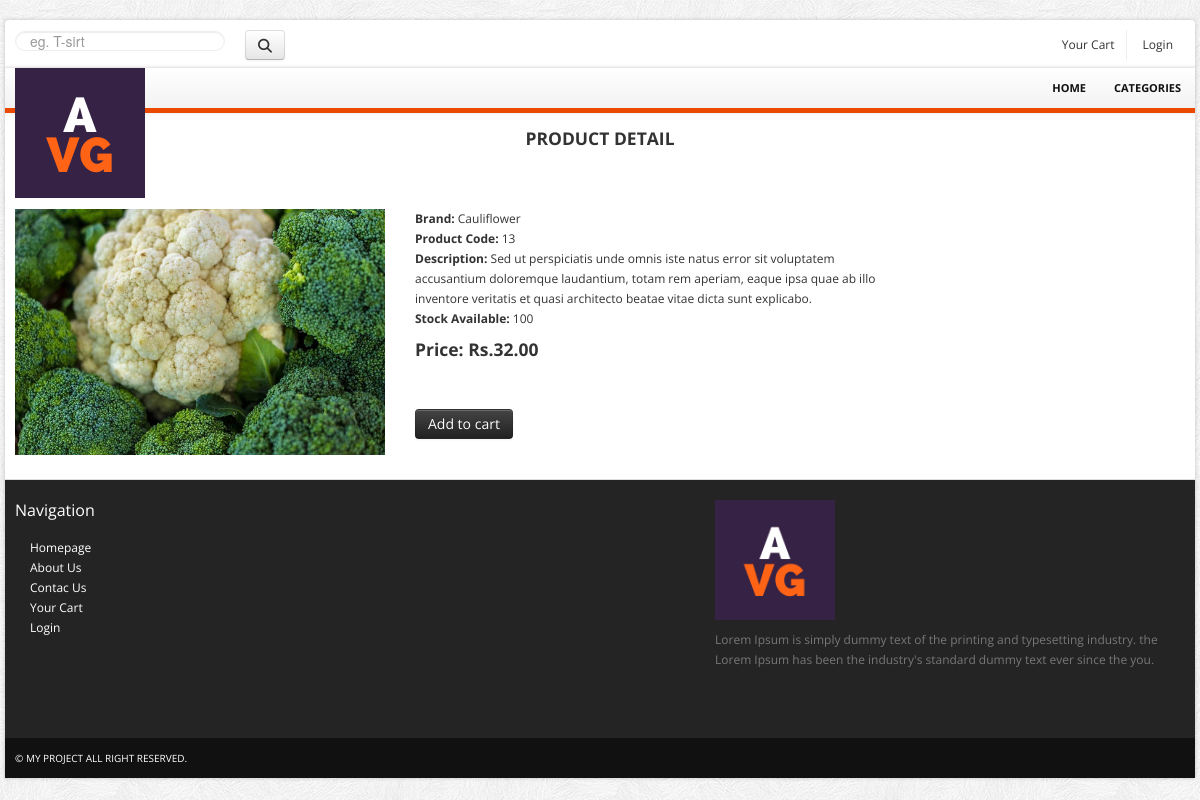
The app's page /products/vegetables/cauliflower/ with its own data.
### ecommerceapp/models.py (models this page shows, shortened)
class Product(models.Model):
    name = models.CharField(max_length=250, unique=True)
    slug = models.SlugField(max_length=250, unique=True)
    desc = models.TextField(blank=True)
    img = models.ImageField(upload_to='product', blank=True)
    category=models.ForeignKey(Category, on_delete=models.CASCADE)
    price=models.DecimalField(max_digits=10, decimal_places=2)
    stock=models.IntegerField()
    available=models.BooleanField(default=True)
    created=models.DateTimeField(auto_created=True)
    updated=models.DateTimeField(auto_now=True)
    class Meta:
        ordering=('name',)
        verbose_name='product'
        verbose_name_plural='products'

### ecommerceapp/views.py (the view)
# urls.py: path('<slug:c_slug>/<slug:p_slug>/',views.procatdetail, name='procatdetail')
def procatdetail(request,c_slug,p_slug):
    try:
        product=Product.objects.get(category__slug=c_slug,slug=p_slug)
    except Exception as e:
        raise e
    return render(request,'product_detail.html',{'product':product})

### cartapp/context_processors.py (called while the page is built)
def counter(request):
    item_count=0
    if 'admin' in request.path:
        return {}
    else:
        try:
            cart=Cart.objects.filter(cart_id=_cart_id(request))
            cart_items=CartItem.objects.all().filter(cart=cart[:1])
            for cart_item in cart_items:
                item_count += cart_item.quantity
        except Cart.DoesNotExist:
            item_count=0
        return dict(item_count=item_count)

### cartapp/views.py (called while the page is built)
def _cart_id(request):
    cart=request.session.session_key
    if not cart:
        cart=request.session.create()
    return cart

### ecommerceapp/context_processors.py (called while the page is built)
def cat_link(request):
    links=Category.objects.all()
    return dict(links=links)

### ecommerceapp/models.py (called while the page is built)
    def get_url(self):
        return reverse('ecommerceapp:product_by_category', args=[self.slug])

### templates/product_detail.html (shortened to what this page needs)
{% load static %}
<!DOCTYPE html>
<html lang="en">
	<head>
		<link href="{% static 'bootstrap/css/bootstrap.min.css'%}" rel="stylesheet">
		<link href="{% static 'bootstrap/css/bootstrap-responsive.min.css'%}" rel="stylesheet">
		<link href="{% static 'themes/css/bootstrappage.css'%}" rel="stylesheet"/>
		<link href="{% static 'themes/css/main.css'%}" rel="stylesheet"/>
		<link href="{% static 'themes/css/jquery.fancybox.css'%}" rel="stylesheet"/>
	</head>
    <body>
		<div id="top-bar" class="container">
			<div class="row">
				<div class="span3">
					<form method="get" action="{% url 'searchapp:SearchResult'%}" class="search_form">
						<input type="text" class="input-block-level search-query span3" Placeholder="eg. T-sirt" name="q">
						<button class="btn btn-outline-success my-2 my-sm-0 account pull-right" type="submit"><i class="fas fa-search"></i></button>
					</form>
				</div>
				<div class="span9">
					<div class="account pull-right">
						<ul class="user-menu">
							<li><a href="{% url 'cartapp:cart_detail'%}">Your Cart {% if item_count > 0 %}<i class="fas fa-shopping-cart">{{item_count}}</i>{% endif %}</a></li>
							{% if user.is_authenticated %}
							<li>{{user.first_name}} {{user.last_name}}</li>
							<li><a href="{% url 'registerapp:logout' %}">Logout</a></li>
							{% else %}
							<li><a href="{% url 'registerapp:register'%}">Login</a></li>
							{% endif %}
						</ul>
					</div>
				</div>
			</div>
		</div>
		<div id="wrapper" class="container">
			<section class="navbar main-menu">
				<div class="navbar-inner main-menu">
					<a href="" class="logo pull-left"><img src="{% static 'themes/images/logo.png" class="site_logo" alt=""></a>
					<nav id="menu" class="pull-right">
						<ul>
							<li><a href="{% url 'ecommerceapp:AllProCat'%}">Home</a>
							</li>
							<li><a href="">Categories</a>
							</li>
						</ul>
					</nav>
				</div>
			</section>
			<section class="header_text sub">
				<h4><span>Product Detail</span></h4>
			</section>
			<section class="main-content">
				<div class="row">
					<div class="span9">
						<div class="row">
							<div class="span4">
								<img alt="" src="{{product.img.url}}">
							</div>
							<div class="span5">
								<address>
									<strong>Brand:</strong> <span>{{product.name}}</span><br>
									<strong>Product Code:</strong> <span>{{product.id}}</span><br>
									<strong>Description:</strong> <span>{{product.desc}}</span><br>
									{% if product.stock <= 0 %}
									<h4><strong>Out of stock</strong></h4><br>
									{% else %}
									<strong>Stock Available:</strong> <span>{{product.stock}}</span><br>
								<h4><strong>Price: Rs.{{product.price}}</strong></h4>
								</address>
							</div>
							<div class="span5">
								<form class="form-inline">
									<p>&nbsp;</p>
									<a href="{% url 'cartapp:add_cart' product.id %}" class="btn btn-inverse">Add to cart</a>
									{% endif %}
								</form>
							</div>
						</div>
					</div>
				</div>
			</section>
			<section id="footer-bar">
				<div class="row">
					<div class="span3">
						<h4>Navigation</h4>
						<ul class="nav">
							<li><a href="./index.html">Homepage</a></li>
							<li><a href="./about.html">About Us</a></li>
							<li><a href="./contact.html">Contac Us</a></li>
							<li><a href="./cart.html">Your Cart</a></li>
							<li><a href="./register.html">Login</a></li>
						</ul>
					</div>
					<div class="span4">
					</div>
					<div class="span5">
						<p class="logo"><img src="{% static 'themes/images/logo.png'%}" class="site_logo" alt=""></p>
						<p>Lorem Ipsum is simply dummy text of the printing and typesetting industry. the  Lorem Ipsum has been the industry's standard dummy text ever since the you.</p>
						<br/>
						<span class="social_icons">
							<a class="facebook" href="#">Facebook</a>
							<a class="twitter" href="#">Twitter</a>
							<a class="skype" href="#">Skype</a>
							<a class="vimeo" href="#">Vimeo</a>
						</span>
					</div>
				</div>
			</section>
			<section id="copyright">
				<span>&copy; My Project All right reserved.</span>
			</section>
		</div>
    </body>
</html>

### static/themes/css/main.css (style rules this page uses)
body { font-size: 12px; font-family: 'Open Sans', arial, tahoma, sans-serif; background:url(../images/bg.png) repeat 0 0 fixed; }
label, input, button, select, textarea { font-size: 12px; }
ul li a,a { color:#333; outline:0; -webkit-transition: all 0.2s linear; -moz-transition: all 0.2s linear; -o-transition: all 0.2s linear; -ms-transition: all 0.2s linear; transition: all 0.2s linear; }
a { color:#eb4800; }
#wrapper,#top-bar { background: #fff; margin: 20px auto 20px auto; box-shadow: 0px 0px 4px 0px rgba(0, 0, 0, 0.2); -moz-box-shadow: 0px 0px 4px 0px rgba(0, 0, 0, 0.2); -webkit-box-shadow: 0px 0px 4px 0px rgba(0, 0, 0, 0.2); padding:0px 10px; }
section.homepage-slider, section.navbar, section.google_map, section#footer-bar, section#copyright { margin-left: -10px; margin-right: -10px; }
section.header_text { background:url(../images/bg_h.png) no-repeat bottom; text-align:center; padding:15px 0 20px 0; font-size:16px; line-height:30px; border-bottom:1px solid #fff; }
section.header_text.sub { font-size:14px; margin-bottom:40px; }
section.header_text.sub h4 { text-transform:uppercase; margin:0; }
#top-bar { background-color:#fff; padding:10px; margin: 20px auto -22px auto; -webkit-border-radius: 4px; -moz-border-radius: 4px; border-radius: 4px; }
#top-bar .user-menu { margin: 0; padding: 0; list-style: none; }
#top-bar .user-menu li { display: inline-block; *display: inline; zoom: 1; border-right: 1px solid #eee; padding: 5px 12px; }
#top-bar .user-menu li:last-child { border-right:0; }
section#footer-bar, section#copyright { padding:10px 10px; }
section#footer-bar { margin-top:20px; padding-top:10px; background-color:#242424; border-top:1px solid #ddd; color:#777; }
section#footer-bar p.logo { margin-top:10px; width:120px; }
section#footer-bar a { text-indent:15px; color:#fff; }
section#footer-bar .nav a { background: url(../images/trigger_right.png) no-repeat 5px 7px; }
section#footer-bar h4 { padding: 0; font-size: 16px; color: #fff; font-weight:normal; margin: 10px 0 18px; }
section#footer-bar .social_icons a { display: block; float: left; width: 29px; height: 28px; text-indent: -9999px; background-image: url(../images/social-icons.png); background-repeat: no-repeat; margin-right: 10px; -webkit-transition: all 0.4s; -moz-transition: all 0.4s; -o-transition: all 0.4s; -ms-transition: all 0.4s; transition: all 0.4s; }
section#footer-bar .social_icons a.twitter { background-position: -38px 0; }
section#footer-bar .social_icons a.skype { background-position: -76px 0; }
section#footer-bar .social_icons a.vimeo { background-position: -115px 0; }
section#copyright { background-color:#111111; color:#fff; font-size:10px; text-transform:uppercase; }
section.navbar { margin-bottom:0; }
.navbar-inner.main-menu { height: 40px; padding-left:10px; padding-right:0; border-right: 0; border-left: 0; border-top: 0; border-bottom:5px solid #eb4800; -webkit-border-radius: 0; -moz-border-radius: 0; border-radius: 0; filter: none; }
.navbar-inner.main-menu a.logo { position:absolute; }
#menu > ul { display: block; margin-left:0; }
#menu > ul > li { list-style: none; float: left; position: relative; margin-right: 0px; }
#menu > ul > li > a { font-size: 11px; color: #111; display: block; text-transform: uppercase; font-weight: bold; text-align: center; padding: 10px 14px; }
.search_form { margin-bottom:0; }
.search_form input { background: url(../images/search.png) #fff no-repeat 97% 6px; color:#fff; text-shadow:none; padding-right:25px; border:1px solid #eee; }
._toggleMenu a { color:#fff; text-indent:10px; padding:5px 0; display:block; width:100%; }
._toggleMenu ul > li { text-transform:uppercase; }
._toggleMenu ul > li a.parent { background:url(../images/i_plus.png) no-repeat 98% center; }

### records on screen
Product: img (picture), name "Cauliflower", id "13", desc "Sed ut perspiciatis unde omnis iste natus error sit voluptatem accusantium doloremque laudantium, totam rem aperiam, eaque ipsa quae ab illo inventore veritatis et quasi architecto beatae vitae dicta sunt explicabo.", stock "100", price "32.00"
